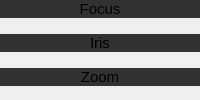
          <widget class="QWidget" name="T_RMSETab">
           <attribute name="title">
            <string>Error Graph</string>
           </attribute>
           <layout class="QVBoxLayout" name="verticalLayout_8">
            <property name="leftMargin">
             <number>0</number>
            </property>
            <property name="topMargin">
             <number>0</number>
            </property>
            <property name="rightMargin">
             <number>0</number>
            </property>
            <property name="bottomMargin">
             <number>0</number>
            </property>
            <item>
             <layout class="QVBoxLayout" name="verticalLayout_5">
              <property name="spacing">
               <number>2</number>
              </property>
              <item>
               <layout class="QVBoxLayout" name="verticalLayout_6">
                <property name="spacing">
                 <number>0</number>
                </property>
                <item>
                 <layout class="QHBoxLayout" name="horizontalLayout_2">
                  <property name="spacing">
                   <number>0</number>
                  </property>
                  <item>
                   <widget class="QLabel" name="label_2">
                    <property name="sizePolicy">
                     <sizepolicy hsizetype="Preferred" vsizetype="Preferred">
                      <horstretch>0</horstretch>
                      <verstretch>0</verstretch>
                     </sizepolicy>
                    </property>
                    <property name="font">
                     <font>
                      <pointsize>11</pointsize>
                     </font>
                    </property>
                    <property name="styleSheet">
                     <string notr="true">QLabel {
	background-color: rgb(50, 50, 50)
}</string>
                    </property>
                    <property name="text">
                     <string>Focus</string>
                    </property>
                    <property name="alignment">
                     <set>Qt::AlignCenter</set>
                    </property>
                   </widget>
                  </item>
                 </layout>
                </item>
                <item>
                 <widget class="PlotWidget" name="PW_RMSEFocusBarChart" native="true">
                  <property name="sizePolicy">
                   <sizepolicy hsizetype="Preferred" vsizetype="Expanding">
                    <horstretch>0</horstretch>
                    <verstretch>0</verstretch>
                   </sizepolicy>
                  </property>
                 </widget>
                </item>
               </layout>
              </item>
              <item>
               <layout class="QVBoxLayout" name="verticalLayout_9">
                <property name="spacing">
                 <number>0</number>
                </property>
                <item>
                 <layout class="QHBoxLayout" name="horizontalLayout_6">
                  <property name="spacing">
                   <number>0</number>
                  </property>
                  <item>
                   <widget class="QLabel" name="label_4">
                    <property name="sizePolicy">
                     <sizepolicy hsizetype="Preferred" vsizetype="Preferred">
                      <horstretch>0</horstretch>
                      <verstretch>0</verstretch>
                     </sizepolicy>
                    </property>
                    <property name="font">
                     <font>
                      <pointsize>11</pointsize>
                     </font>
                    </property>
                    <property name="styleSheet">
                     <string notr="true">QLabel {
	background-color: rgb(50, 50, 50)
}</string>
                    </property>
                    <property name="text">
                     <string>Iris</string>
                    </property>
                    <property name="alignment">
                     <set>Qt::AlignCenter</set>
                    </property>
                   </widget>
                  </item>
                 </layout>
                </item>
                <item>
                 <widget class="PlotWidget" name="PW_RMSEIrisBarChart" native="true">
                  <property name="sizePolicy">
                   <sizepolicy hsizetype="Preferred" vsizetype="Expanding">
                    <horstretch>0</horstretch>
                    <verstretch>0</verstretch>
                   </sizepolicy>
                  </property>
                 </widget>
                </item>
               </layout>
              </item>
              <item>
               <layout class="QVBoxLayout" name="verticalLayout_11">
                <property name="spacing">
                 <number>0</number>
                </property>
                <item>
                 <layout class="QHBoxLayout" name="horizontalLayout_7">
                  <property name="spacing">
                   <number>0</number>
                  </property>
                  <item>
                   <widget class="QLabel" name="label_6">
                    <property name="sizePolicy">
                     <sizepolicy hsizetype="Preferred" vsizetype="Preferred">
                      <horstretch>0</horstretch>
                      <verstretch>0</verstretch>
                     </sizepolicy>
                    </property>
                    <property name="font">
                     <font>
                      <pointsize>11</pointsize>
                     </font>
                    </property>
                    <property name="styleSheet">
                     <string notr="true">QLabel {
	background-color: rgb(50, 50, 50)
}</string>
                    </property>
                    <property name="text">
                     <string>Zoom</string>
                    </property>
                    <property name="alignment">
                     <set>Qt::AlignCenter</set>
                    </property>
                   </widget>
                  </item>
                 </layout>
                </item>
                <item>
                 <widget class="PlotWidget" name="PW_RMSEZoomBarChart" native="true">
                  <property name="sizePolicy">
                   <sizepolicy hsizetype="Preferred" vsizetype="Expanding">
                    <horstretch>0</horstretch>
                    <verstretch>0</verstretch>
                   </sizepolicy>
                  </property>
                 </widget>
                </item>
               </layout>
              </item>
             </layout>
            </item>
           </layout>
          </widget>
